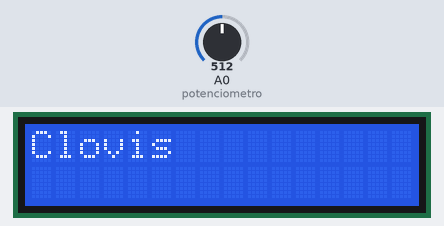
Bench run of a sketch on a simulated Arduino Uno, built with avr-gcc and run on an emulated ATmega328P. Parts: 16×2 character LCD. The inputs (shaded band) are chosen by the test bench; at power-on: A0 (potenciometro) = 512.

Above: at 0.1 s.
At 5.1 s:
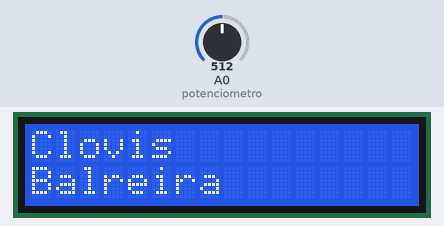
At 10.1 s:
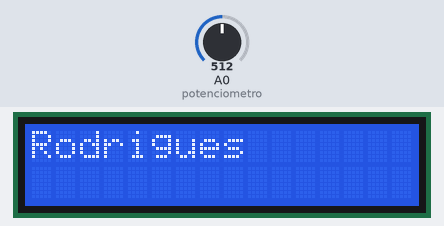

Measured:
- what the display in image 1 shows lasts 5.0 s, from 5.1 s to 10.1 s

The sketch:

display.ino
```cpp
#include <LiquidCrystal.h>

/*int RS = 7;
int E = 8;
int D4 = 9;
int D5 = 10;
int D6 = 11;
int D7 = 12;

bool turn = true;
long timer = 0;

byte hart[] = {
  B00000,
  B01010,
  B11111,
  B11111,
  B11111,
  B01110,
  B00100,
  B00000
};

LiquidCrystal lcd(RS, E, D4, D5, D6, D7);
*/
LiquidCrystal dlc(7, 8, 9, 10, 11, 12);
int potenciometro = 0;
void setup() {
  dlc.begin(16, 2);
  dlc.setCursor(0,0);
  dlc.print("Clovis");
  delay(5000);
  dlc.setCursor(0,1);
  dlc.print("Balreira");
  delay(5000);
}

void loop() {
  int valorPotenciometro = analogRead(potenciometro);
  dlc.clear();
  dlc.print("Rodrigues");
  delay(2000);
}
```
